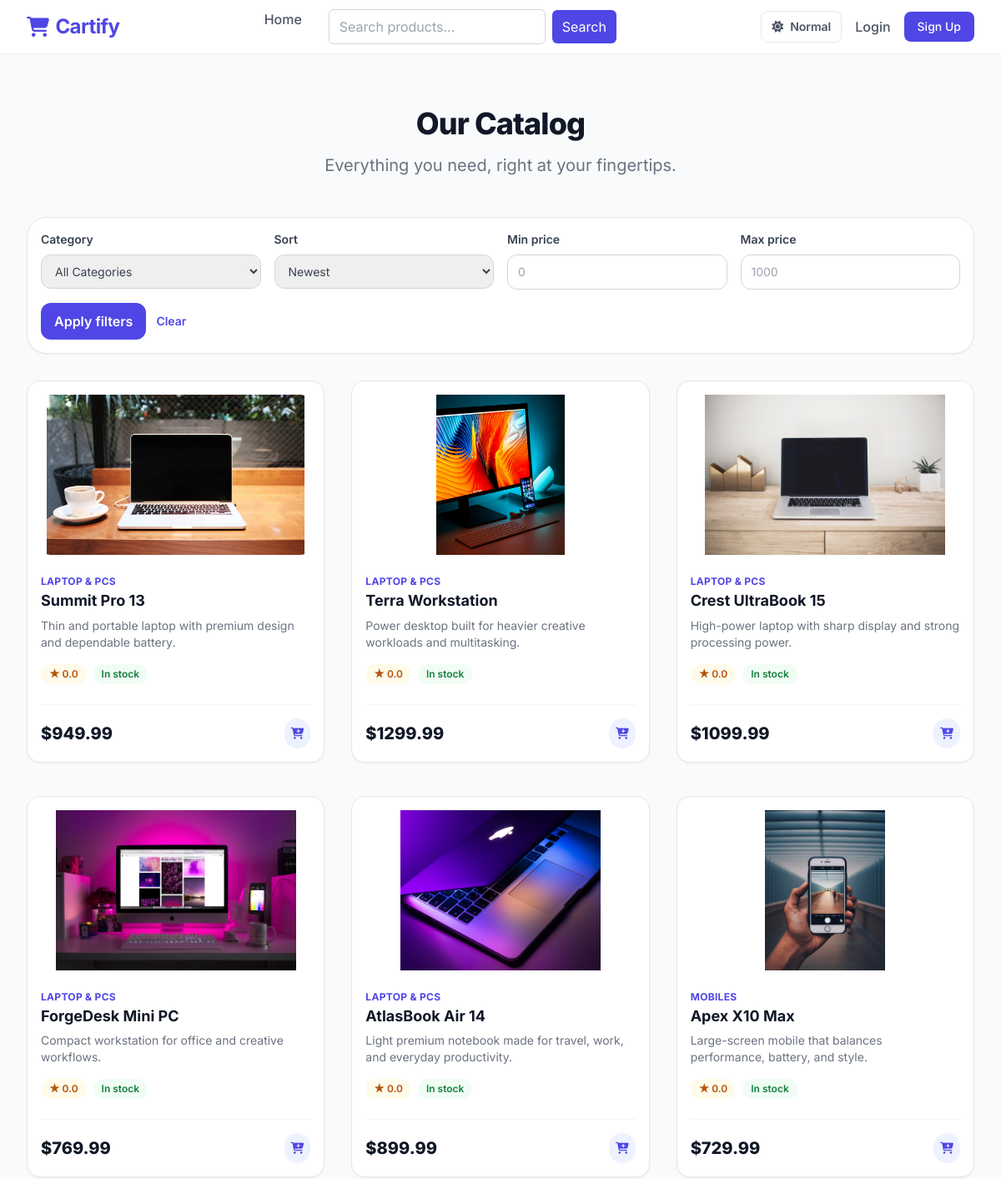
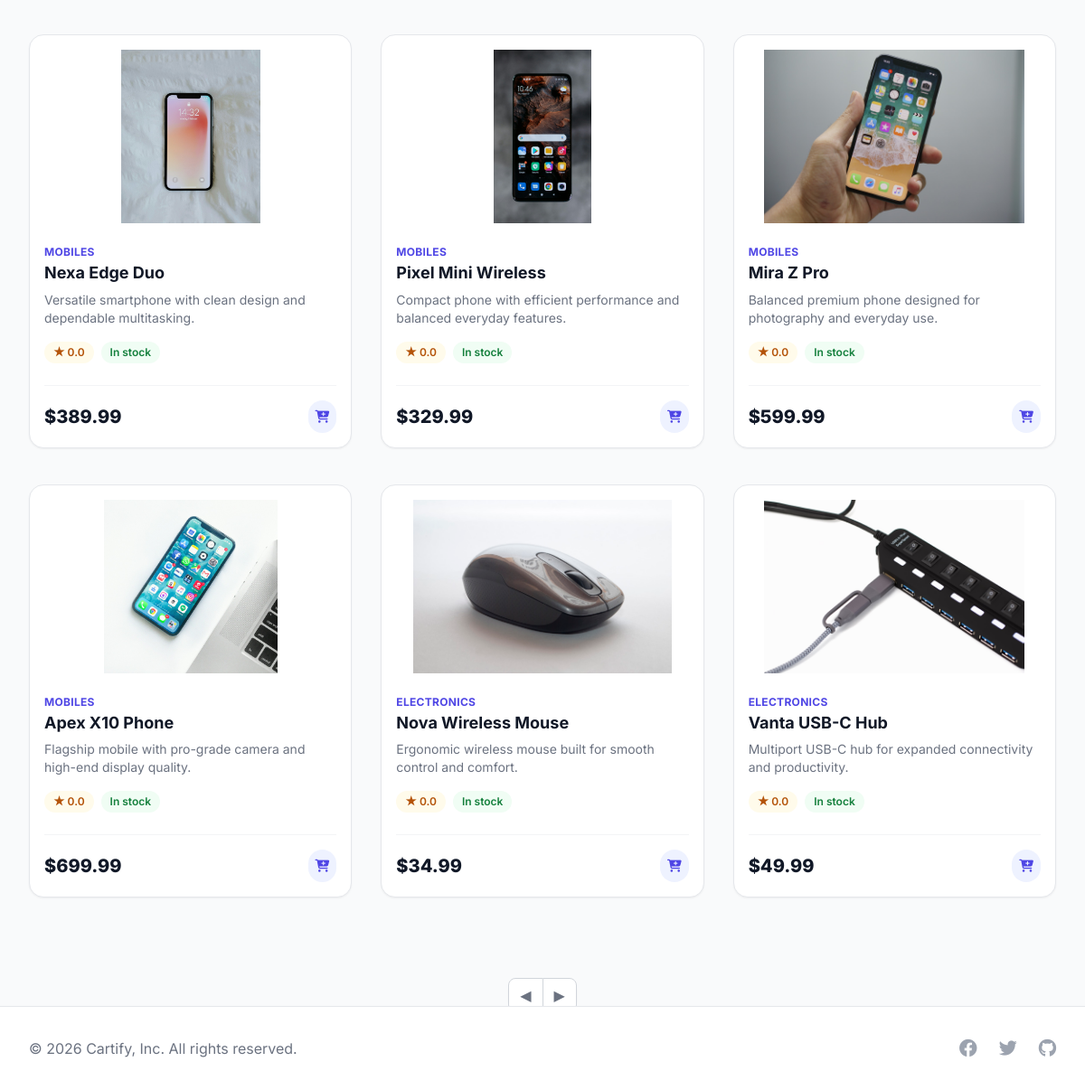
The page / on the database its author committed (2 pictures, top to bottom).
### store/models.py (models this page shows, shortened)
class Product(models.Model):
    category = models.ForeignKey(Category, related_name='products', on_delete=models.CASCADE)
    title = models.CharField(max_length=255)
    image = models.FileField(upload_to='products/images', null=True, blank=True)
    description = models.TextField(blank=True, null=True)
    price = models.DecimalField(max_digits=10, decimal_places=2)
    stock = models.IntegerField(default=0)
    created_at = models.DateTimeField(auto_now_add=True)
    owner = models.ForeignKey(settings.AUTH_USER_MODEL, null=True, blank=True, on_delete=models.SET_NULL, related_name='products')

class Category(models.Model):
    name = models.CharField(max_length=255)
    slug = models.SlugField(unique=True, help_text="Used for clean browser URLs")
    class Meta:
        verbose_name_plural = "Categories"

### store/views/index.py (the view)
# urls.py: path('', index_view, name='index'),
def index_view(request):
    query = request.GET.get('q', '').strip()
    category_slug = request.GET.get('category', '').strip()
    sort = request.GET.get('sort', 'newest')
    min_price = request.GET.get('min_price', '').strip()
    max_price = request.GET.get('max_price', '').strip()
    products = Product.objects.select_related('category').prefetch_related(
        'reviews'
    )
    if query:
        products = products.filter(
            Q(title__icontains=query) |
            Q(description__icontains=query) |
            Q(category__name__icontains=query)
        )
    if category_slug:
        products = products.filter(category__slug=category_slug)
    if min_price:
        products = products.filter(price__gte=min_price)
    if max_price:
        products = products.filter(price__lte=max_price)
    products = products.annotate(
        average_rating=Avg('reviews__rating'),
        has_reviews=Case(
            When(reviews__isnull=False, then=Value(1)),
            default=Value(0),
            output_field=IntegerField(),
        ),
    )
    if sort == 'price_low':
        products = products.order_by('price', '-created_at', '-id')
    elif sort == 'price_high':
        products = products.order_by('-price', '-created_at', '-id')
    elif sort == 'rating':
        products = products.order_by(
            '-has_reviews', '-average_rating', '-created_at', '-id'
        )
    else:
        products = products.order_by('-created_at', '-id')
    categories = Category.objects.all()
    paginator = Paginator(products, 12)
    page_number = request.GET.get('page')
    try:
        page_obj = paginator.page(page_number)
    except PageNotAnInteger:
        page_obj = paginator.page(1)
    except EmptyPage:
        page_obj = paginator.page(paginator.num_pages)
    context = {
        'products': page_obj,
        'query': query,
        'category_slug': category_slug,
        'sort': sort,
        'min_price': min_price,
        'max_price': max_price,
        'categories': categories,
        'is_paginated': page_obj.has_other_pages(),
        'page_obj': page_obj
    }
    return render(request, 'index.html', context)

### store/context_processors.py (called while the page is built, shortened)
def cart_item_count(request):
    if not request.user.is_authenticated:
        return {'cart_count': 0}

### store/templates/index.html (shortened to what this page needs)
{% extends 'base.html' %}
{% block content %}
<div class="max-w-7xl mx-auto px-4 sm:px-6 lg:px-8 py-16">
    <div class="text-center mb-12">
        <h2 class="text-3xl font-extrabold tracking-tight text-gray-900 sm:text-4xl">Our Catalog</h2>
        <p class="mt-4 max-w-2xl text-xl text-gray-500 mx-auto">Everything you need, right at your fingertips.</p>
    </div>
    <form method="get" action="{% url 'index' %}" class="mb-8 rounded-3xl border border-gray-200 bg-white p-4 shadow-sm">
        <div class="grid grid-cols-1 gap-4 md:grid-cols-4">
            <div>
                <label class="mb-2 block text-sm font-semibold text-gray-700">Category</label>
                <select name="category" class="w-full rounded-xl border border-gray-300 py-2.5 px-3 text-sm text-gray-700">
                    <option value="">All Categories</option>
                </select>
            </div>
            <div>
                <label class="mb-2 block text-sm font-semibold text-gray-700">Sort</label>
                <select name="sort" class="w-full rounded-xl border border-gray-300 py-2.5 px-3 text-sm text-gray-700">
                    <option value="newest" {% if sort == 'newest' %}selected{% endif %}>Newest</option>
                </select>
            </div>
            <div>
                <label class="mb-2 block text-sm font-semibold text-gray-700">Min price</label>
                <input type="number" min="0" step="0.01" name="min_price" value="{{ min_price }}" class="w-full rounded-xl border border-gray-300 py-2.5 px-3 text-sm text-gray-700" placeholder="0">
            </div>
            <div>
                <label class="mb-2 block text-sm font-semibold text-gray-700">Max price</label>
                <input type="number" min="0" step="0.01" name="max_price" value="{{ max_price }}" class="w-full rounded-xl border border-gray-300 py-2.5 px-3 text-sm text-gray-700" placeholder="1000">
            </div>
        </div>
        <div class="mt-4 flex flex-wrap items-center gap-3">
            <button type="submit" class="bg-indigo-600 text-white px-4 py-2.5 rounded-xl font-semibold hover:bg-indigo-700">
                Apply filters
            </button>
            <a href="{% url 'index' %}" class="text-sm font-semibold text-indigo-600 hover:text-indigo-700">Clear</a>
        </div>
    </form>
    <div class="grid grid-cols-1 sm:grid-cols-2 lg:grid-cols-3 gap-y-10 gap-x-8">
        {% for product in products %}
        <div class="group relative bg-white border border-gray-200 rounded-2xl p-4 shadow-sm hover:shadow-xl transition-all duration-300 flex flex-col">
            <div class="aspect-w-4 aspect-h-3 rounded-xl overflow-hidden relative">
                {% if product.image %}
                    <img src="{{ product.image.url }}" alt="{{ product.title }}" class="object-contain w-full h-48 group-hover:scale-105 transition-transform duration-500">
                {% else %}
                    <div class="flex items-center justify-center h-48 w-full bg-gray-50 text-gray-400">
                        <i class="fa-solid fa-image text-4xl"></i>
                    </div>
                {% endif %}
            </div>
            <div class="mt-6 flex flex-col flex-grow">
                <p class="text-xs font-bold text-indigo-600 uppercase tracking-wide mb-1">{{ product.category.name }}</p>
                <h3 class="text-lg font-bold text-gray-900 leading-tight">
                    <a href="{% url 'product_detail' product.id %}">
                        <span aria-hidden="true" class="absolute inset-0"></span>
                        {{ product.title }}
                    </a>
                </h3>
                <p class="mt-2 text-sm text-gray-500 line-clamp-2">
                    {{ product.description|default:"No description available." }}
                </p>
                <div class="mt-4 flex items-center gap-2 text-sm text-gray-500">
                    <span class="inline-flex items-center rounded-full bg-amber-50 px-2.5 py-1 text-xs font-semibold text-amber-700">★ {{ product.average_rating|floatformat:1|default:"0.0" }}</span>
                    {% if product.stock > 0 %}
                        <span class="inline-flex items-center rounded-full bg-green-50 px-2.5 py-1 text-xs font-semibold text-green-700">In stock</span>
                    {% else %}
                        <span class="inline-flex items-center rounded-full bg-red-50 px-2.5 py-1 text-xs font-semibold text-red-700">Out of stock</span>
                    {% endif %}
                </div>
            </div>
            <div class="mt-6 flex items-center justify-between border-t border-gray-100 pt-4 relative z-20">
                <p class="text-xl font-extrabold text-gray-900">${{ product.price }}</p>
                <div class="flex items-center gap-2">
                    {% if product.stock > 0 %}
                        <a href="{% url 'add_to_cart' product.id %}" class="inline-flex items-center justify-center p-2 rounded-full bg-indigo-50 text-indigo-600 hover:bg-indigo-600 hover:text-white transition-colors duration-200 focus:outline-none focus:ring-2 focus:ring-offset-2 focus:ring-indigo-600 z-30 relative">
                            <i class="fa-solid fa-cart-plus text-sm"></i>
                        </a>
                    {% else %}
                        <span class="inline-flex items-center justify-center p-2 rounded-full bg-gray-100 text-gray-400" title="Out of stock">
                            <i class="fa-solid fa-cart-plus text-sm"></i>
                        </span>
                    {% endif %}
                </div>
            </div>
        </div>
        {% endfor %}
    </div>
</div>
{% if is_paginated %}
<div class="mt-8 flex justify-center">
    <nav aria-label="Page navigation">
        <ul class="inline-flex items-center -space-x-px rounded-md shadow-sm">
            {% if page_obj.has_previous %}
            <li>
                <a href="?page={{ page_obj.previous_page_number }}{% if query %}&q={{ query }}{% endif %}{% if category_slug %}&category={{ category_slug }}{% endif %}{% if sort %}&sort={{ sort }}{% endif %}{% if min_price %}&min_price={{ min_price }}{% endif %}{% if max_price %}&max_price={{ max_price }}{% endif %}"
                   class="px-3 py-2 ml-0 leading-tight text-gray-500 bg-white border border-gray-300 rounded-l-lg hover:bg-gray-100 hover:text-gray-700">
                    <span class="sr-only">Previous</span>
                    &#x25C0;
                </a>
            </li>
            {% else %}
            <li>
                <span class="px-3 py-2 ml-0 leading-tight text-gray-500 bg-white border border-gray-300 rounded-l-lg cursor-not-allowed">
                    &#x25C0;
                </span>
            </li>
            {% endif %}
            {% if page_obj.has_next %}
            <li>
                <a href="?page={{ page_obj.next_page_number }}{% if sort %}&sort={{ sort }}{% endif %}"
                   class="px-3 py-2 leading-tight text-gray-500 bg-white border border-gray-300 rounded-r-lg hover:bg-gray-100 hover:text-gray-700">
                    &#x25B6;
                </a>
            </li>
            {% endif %}
        </ul>
    </nav>
</div>
{% endif %}
{% endblock %}

### store/templates/base.html (shortened to what this page needs)
<!DOCTYPE html>
<html lang="en">
<head>
    <script src="https://cdn.tailwindcss.com"></script>
    <link rel="stylesheet" href="https://cdnjs.cloudflare.com/ajax/libs/font-awesome/6.4.0/css/all.min.css">
</head>
<body class="flex flex-col min-h-screen text-gray-800">
    <header class="bg-white shadow-sm sticky top-0 z-50">
        <div class="max-w-7xl mx-auto px-4 sm:px-6 lg:px-8 h-16 flex items-center justify-between">
            <div class="flex-shrink-0 flex items-center">
                <a href="/" class="text-2xl font-bold text-indigo-600 tracking-tight flex items-center gap-2">
                    <i class="fa-solid fa-cart-shopping"></i> Cartify
                </a>
            </div>
            <nav class="hidden md:flex space-x-8">
                <a href="/" class="text-gray-600 hover:text-indigo-600 font-medium transition-colors">Home</a>
                <form method="get" action="{% url 'index' %}" class="flex items-center space-x-2">
                    <input type="text" name="q" value="{{ request.GET.q }}" placeholder="Search products..."
                           class="px-3 py-2 border border-gray-300 rounded-md focus:outline-none focus:ring-2 focus:ring-indigo-500">
                    <button type="submit" class="bg-indigo-600 text-white px-3 py-2 rounded-md hover:bg-indigo-700 transition-colors">
                        Search
                    </button>
                </form>
            </nav>
            <div class="flex items-center space-x-4">
                <button type="button"
                        id="theme-toggle"
                        class="theme-toggle inline-flex items-center gap-2 rounded-lg border border-gray-200 bg-white px-3 py-2 text-sm font-semibold text-gray-600 hover:text-indigo-600 hover:bg-gray-50"
                        aria-label="Toggle dark theme"
                        aria-pressed="false">
                    <i class="fa-solid fa-sun sun-icon"></i>
                    <span class="light-label">Normal</span>
                </button>
                {% if user.is_authenticated %}
                    <a href="{% url 'cart' %}" class="text-gray-500 hover:text-indigo-600 transition-colors relative flex items-center justify-center p-1.5 rounded-full hover:bg-gray-50">
                        <i class="fa-solid fa-cart-shopping text-xl"></i>
                        {% if cart_count > 0 %}
                            <span class="absolute -top-1 -right-1 flex h-5 w-5 items-center justify-center rounded-full bg-indigo-600 text-[10px] font-bold text-white ring-2 ring-white">
                                {{ cart_count }}
                            </span>
                        {% endif %}
                    </a>
                        <a href="{% url 'dashboard' %}" class="text-gray-600 hover:text-indigo-600 font-medium transition-colors">Dashboard</a>
                        {% if user.is_authenticated and user.is_seller %}
                            <a href="{% url 'seller_orders' %}" class="text-gray-600 hover:text-indigo-600 font-medium transition-colors">My Sales</a>
                            <a href="{% url 'add_product' %}" class="text-gray-600 hover:text-indigo-600 font-medium transition-colors">Add product</a>
                        {% else %}
                            <form method="post" action="{% url 'become_seller' %}">
                                {% csrf_token %}
                                <button type="submit" class="text-gray-600 hover:text-indigo-600 font-medium transition-colors">Become seller</button>
                            </form>
                        {% endif %}
                    <a href="{% url 'logout' %}" class="bg-indigo-600 text-white px-4 py-2 rounded-lg text-sm font-medium hover:bg-indigo-700 transition-colors">Logout</a>
                {% else %}
                    <a href="{% url 'login' %}" class="text-gray-600 hover:text-indigo-600 font-medium transition-colors">Login</a>
                    <a href="{% url 'register' %}" class="bg-indigo-600 text-white px-4 py-2 rounded-lg text-sm font-medium hover:bg-indigo-700 transition-colors">Sign Up</a>
                {% endif %}
            </div>
        </div>
    </header>
    <main class="flex-grow">
        {% block content %}
        {% endblock %}
    </main>
    <footer class="bg-white border-t border-gray-200 mt-auto">
        <div class="max-w-7xl mx-auto py-8 px-4 sm:px-6 lg:px-8">
            <div class="md:flex md:items-center md:justify-between">
                <div class="flex justify-center space-x-6 md:order-2">
                    <a href="#" class="text-gray-400 hover:text-gray-500">
                        <i class="fa-brands fa-facebook text-xl"></i>
                    </a>
                    <a href="#" class="text-gray-400 hover:text-gray-500">
                        <i class="fa-brands fa-twitter text-xl"></i>
                    </a>
                    <a href="#" class="text-gray-400 hover:text-gray-500">
                        <i class="fa-brands fa-github text-xl"></i>
                    </a>
                </div>
                <div class="mt-8 md:mt-0 md:order-1">
                    <p class="text-center text-base text-gray-500">
                        &copy; 2026 Cartify, Inc. All rights reserved.
                    </p>
                </div>
            </div>
        </div>
    </footer>
</body>
</html>

### store/templates/base.html (style rules this page uses)
body { font-family: 'Inter', sans-serif; background-color: #f9fafb; }
body, header, footer, main, input, select, textarea, button, a, div, p, span, table, th, td { transition: background-color 180ms ease, border-color 180ms ease, color 180ms ease; }
.dark .theme-toggle .dark-label, .dark .theme-toggle .moon-icon, .theme-toggle .light-label, .theme-toggle .sun-icon { display: inline; }

### rows shown on the page
Product: image (picture), category.name "LAPTOP & PCS", title "Summit Pro 13", description "Thin and portable laptop with premium design and dependable battery.", average_rating "0.0", stock "In stock", price "949.99"
Product: image (picture), category.name "LAPTOP & PCS", title "Terra Workstation", description "Power desktop built for heavier creative workloads and multitasking.", average_rating "0.0", stock "In stock", price "1299.99"
Product: image (picture), category.name "LAPTOP & PCS", title "Crest UltraBook 15", description "High-power laptop with sharp display and strong processing power.", average_rating "0.0", stock "In stock", price "1099.99"
Product: image (picture), category.name "LAPTOP & PCS", title "ForgeDesk Mini PC", description "Compact workstation for office and creative workflows.", average_rating "0.0", stock "In stock", price "769.99"
Product: image (picture), category.name "LAPTOP & PCS", title "AtlasBook Air 14", description "Light premium notebook made for travel, work, and everyday productivity.", average_rating "0.0", stock "In stock", price "899.99"
Product: image (picture), category.name "MOBILES", title "Apex X10 Max", description "Large-screen mobile that balances performance, battery, and style.", average_rating "0.0", stock "In stock", price "729.99"
Product: image (picture), category.name "MOBILES", title "Nexa Edge Duo", description "Versatile smartphone with clean design and dependable multitasking.", average_rating "0.0", stock "In stock", price "389.99"
Product: image (picture), category.name "MOBILES", title "Pixel Mini Wireless", description "Compact phone with efficient performance and balanced everyday features.", average_rating "0.0", stock "In stock", price "329.99"
Product: image (picture), category.name "MOBILES", title "Mira Z Pro", description "Balanced premium phone designed for photography and everyday use.", average_rating "0.0", stock "In stock", price "599.99"
Product: image (picture), category.name "MOBILES", title "Apex X10 Phone", description "Flagship mobile with pro-grade camera and high-end display quality.", average_rating "0.0", stock "In stock", price "699.99"
Product: image (picture), category.name "ELECTRONICS", title "Nova Wireless Mouse", description "Ergonomic wireless mouse built for smooth control and comfort.", average_rating "0.0", stock "In stock", price "34.99"
Product: image (picture), category.name "ELECTRONICS", title "Vanta USB-C Hub", description "Multiport USB-C hub for expanded connectivity and productivity.", average_rating "0.0", stock "In stock", price "49.99"
